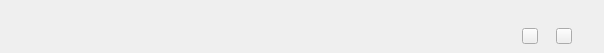
       <widget class="QWidget" name="widget_2" native="true">
        <property name="minimumSize">
         <size>
          <width>0</width>
          <height>53</height>
         </size>
        </property>
        <property name="maximumSize">
         <size>
          <width>16777215</width>
          <height>53</height>
         </size>
        </property>
        <layout class="QHBoxLayout" name="horizontalLayout_46">
         <property name="spacing">
          <number>0</number>
         </property>
         <property name="leftMargin">
          <number>24</number>
         </property>
         <property name="topMargin">
          <number>20</number>
         </property>
         <property name="rightMargin">
          <number>32</number>
         </property>
         <property name="bottomMargin">
          <number>0</number>
         </property>
         <item>
          <widget class="QWidget" name="widget_22" native="true">
           <layout class="QVBoxLayout" name="verticalLayout_11">
            <property name="spacing">
             <number>0</number>
            </property>
            <property name="leftMargin">
             <number>0</number>
            </property>
            <property name="topMargin">
             <number>0</number>
            </property>
            <property name="rightMargin">
             <number>0</number>
            </property>
            <property name="bottomMargin">
             <number>0</number>
            </property>
            <item>
             <widget class="QLabel" name="logo">
              <property name="minimumSize">
               <size>
                <width>99</width>
                <height>32</height>
               </size>
              </property>
              <property name="maximumSize">
               <size>
                <width>99</width>
                <height>32</height>
               </size>
              </property>
              <property name="styleSheet">
               <string notr="true"/>
              </property>
              <property name="text">
               <string/>
              </property>
              <property name="alignment">
               <set>Qt::AlignCenter</set>
              </property>
             </widget>
            </item>
           </layout>
          </widget>
         </item>
         <item>
          <spacer name="horizontalSpacer_86">
           <property name="orientation">
            <enum>Qt::Horizontal</enum>
           </property>
           <property name="sizeHint" stdset="0">
            <size>
             <width>399</width>
             <height>20</height>
            </size>
           </property>
          </spacer>
         </item>
         <item>
          <widget class="QPushButton" name="minBtn">
           <property name="minimumSize">
            <size>
             <width>16</width>
             <height>16</height>
            </size>
           </property>
           <property name="maximumSize">
            <size>
             <width>16</width>
             <height>16</height>
            </size>
           </property>
           <property name="cursor">
            <cursorShape>PointingHandCursor</cursorShape>
           </property>
           <property name="styleSheet">
            <string notr="true"/>
           </property>
           <property name="text">
            <string/>
           </property>
          </widget>
         </item>
         <item>
          <spacer name="horizontalSpacer_3">
           <property name="orientation">
            <enum>Qt::Horizontal</enum>
           </property>
           <property name="sizeType">
            <enum>QSizePolicy::Fixed</enum>
           </property>
           <property name="sizeHint" stdset="0">
            <size>
             <width>18</width>
             <height>0</height>
            </size>
           </property>
          </spacer>
         </item>
         <item>
          <widget class="QPushButton" name="closeBtn">
           <property name="minimumSize">
            <size>
             <width>16</width>
             <height>16</height>
            </size>
           </property>
           <property name="maximumSize">
            <size>
             <width>16</width>
             <height>16</height>
            </size>
           </property>
           <property name="cursor">
            <cursorShape>PointingHandCursor</cursorShape>
           </property>
           <property name="styleSheet">
            <string notr="true"/>
           </property>
           <property name="text">
            <string/>
           </property>
          </widget>
         </item>
        </layout>
       </widget>
